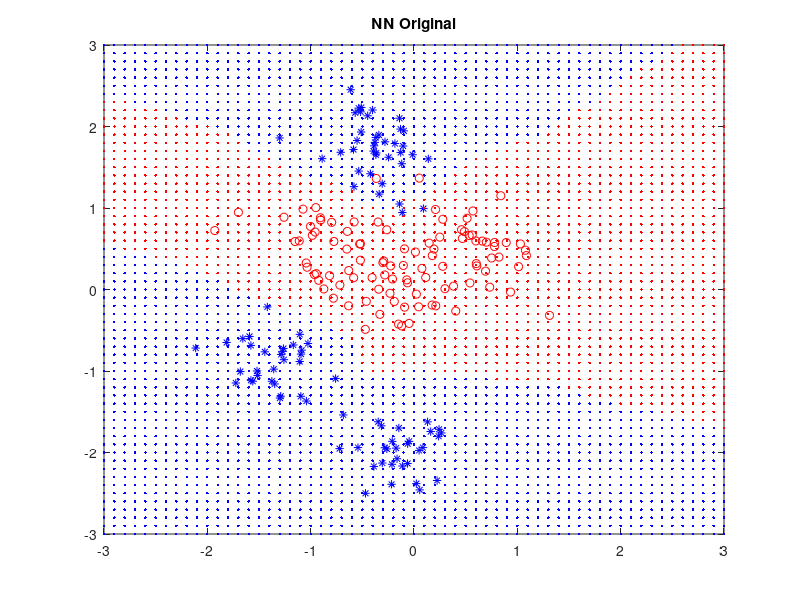
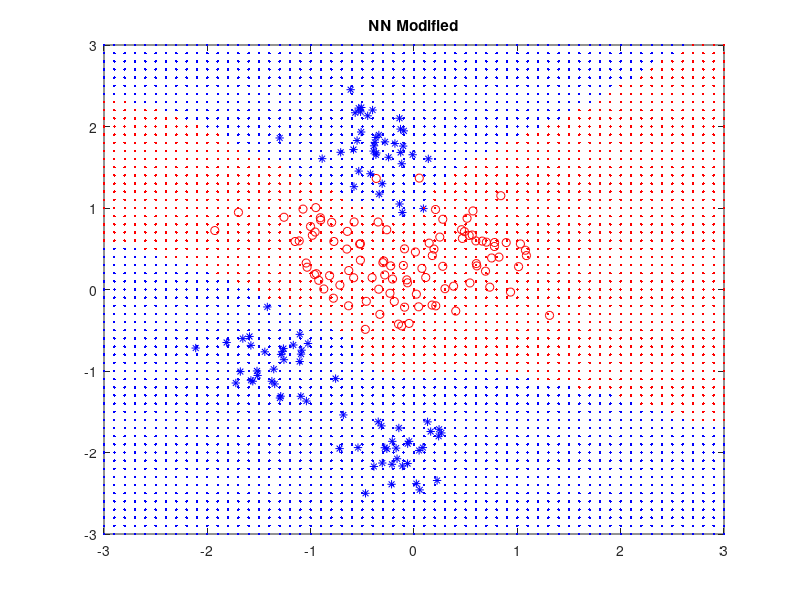

These figures' MATLAB source, in order:
%-------
% classification.m
% This script goes through examples in Hastie et al.'s book.
% Binary classification is performed in two ways: linear regression
% and nearest neighbors
% Dror Baron, 8.30.2016
%-------

clear % often useful to clean up the work space from old variables
%% Parameters
num_clusters=3; % number of components (clusters) in mixture model
N=200; % total number of samples of training data
grid=-3:0.1:3; % test data grid for each dimension
num_neighbors=10; % number of neighbors used in nearest neighbors
%% Mixture Models
Gmean=randn(2,num_clusters); % locations of centers of clusters for green class
Rmean=randn(2,num_clusters); % -"- red class
%% Training data
samples=zeros(2,N); % locations of samples in 2 dimensions
class_samples=zeros(N,1); % class of each one (green or red)
cluster_variance=0.1; % variance of each cluster around its mean
for n=1:N/2
    Gcluster=ceil(rand(1)*num_clusters); % select green cluster
    Rcluster=ceil(rand(1)*num_clusters); % -"- red
    samples(:,n)=Gmean(:,Gcluster)+sqrt(cluster_variance)*randn(2,1); % generate green sample
    samples(:,n+N/2)=Rmean(:,Rcluster)+sqrt(cluster_variance)*randn(2,1); % -"- red
    class_samples(n)=1; % green
    class_samples(n+N/2)=0; % red
end
%% Test Data - basically a 2-D grid
test_samples=zeros(2,length(grid)^2); % locations of test samples
for n1=1:length(grid)
    for n2=1:length(grid)
        test_samples(1,n1+length(grid)*(n2-1))=grid(n1); % first coordinate
        test_samples(2,n1+length(grid)*(n2-1))=grid(n2); % second 
    end
end
%% Nearest Neighbors (Clasical Approach)
test_NN=zeros(length(grid)^2,1); % classification results on test data
for n1=1:length(grid)
    for n2=1:length(grid)
        distances=(grid(n1)-samples(1,:)).^2+(grid(n2)-samples(2,:)).^2; % distances to training samples
        [distances_sort,distances_index]=sort(distances);
        neighbors=distances_index(1:num_neighbors);
        class_predicted=(sum(class_samples(neighbors))/num_neighbors>0.5); % NN classifier: 0 = RED, 1 = BLUE
        test_NN(n1+length(grid)*(n2-1))=class_predicted; % store classification
    end
end
%% PLOT
% identify location indices (in test grid) that are red and green
r_locations=find(test_NN==0);
g_locations=find(test_NN==1);
% NN plot
figure(1),plot(samples(1,1:N/2),samples(2,1:N/2),'b*',... % green training samples
    samples(1,N/2+1:N),samples(2,N/2+1:N),'ro',... % red training 
    test_samples(1,g_locations),test_samples(2,g_locations),'b.',... % green test
    test_samples(1,r_locations),test_samples(2,r_locations),'r.') % red
title('NN Original')
axis([-3 3 -3 3]); % boundaries for figure aligned with grid
%% Nearest Neighbors (Problem 2) - MODIFICATION
test_NN_2=zeros(length(grid)^2,1); % classification results on test data
for n1=1:length(grid)
    for n2=1:length(grid)
        distances=(grid(n1)-samples(1,:)).^2+(grid(n2)-samples(2,:)).^2; % distances to training samples
        [distances_sort,distances_index]=sort(distances);
        neighbors=distances_index(1:num_neighbors);
        NN_distances = 2*(num_neighbors:-1:1)./((num_neighbors)*(num_neighbors+1));
        Rsum = sum(NN_distances(class_samples(neighbors)==0)); % Sum K distances of all neighbors in Red Class
        Gsum = sum(NN_distances(class_samples(neighbors)==1)); % Sum K distances of all neighbors in Green Class
        class_predicted=Gsum>Rsum; % NN classifier: 0 = RED, 1 = BLUE
        test_NN_2(n1+length(grid)*(n2-1))=class_predicted; % store classification
    end
end
%% PLOT NN Modified
% identify location indices (in test grid) that are red and green
r_locations=find(test_NN_2==0);
g_locations=find(test_NN_2==1);
% NN plot
figure(2),plot(samples(1,1:N/2),samples(2,1:N/2),'b*',... % green training samples
    samples(1,N/2+1:N),samples(2,N/2+1:N),'ro',... % red training 
    test_samples(1,g_locations),test_samples(2,g_locations),'b.',... % green test
    test_samples(1,r_locations),test_samples(2,r_locations),'r.') % red
title('NN Modified')
axis([-3 3 -3 3]); % boundaries for figure aligned with grid
